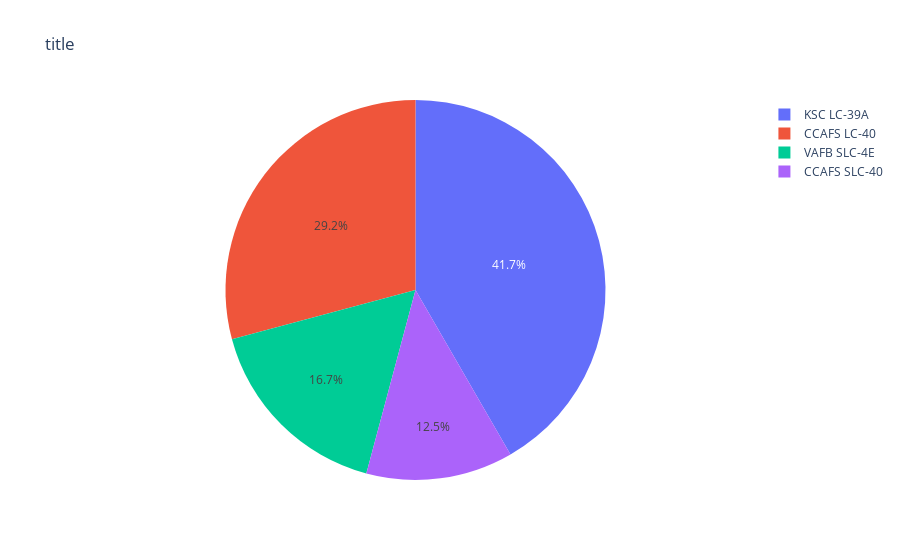

The cell this chart's notebook holds for it:
### Code cell
px.pie(spacex_df, values='class', 
        names='Launch Site', 
        title='Total Successful Landings by Site', labels={'class': 'Number of successful landings'})

### Figure 1 — Plotly figure (JSON) as saved in the notebook; plotly's stock layout.template omitted (floating-point values rounded to 4 significant figures)
{"data": [{"domain": {"x": [0, 1], "y": [0, 1]}, "hovertemplate": "Launch Site=%{label}<br>Number of successful launches=%{value}<extra></extra>", "labels": ["CCAFS LC-40", "CCAFS LC-40", "CCAFS LC-40", "CCAFS LC-40", "CCAFS LC-40", "CCAFS LC-40", "CCAFS LC-40", "CCAFS LC-40", "CCAFS LC-40", "CCAFS LC-40", "CCAFS LC-40", "CCAFS LC-40", "CCAFS LC-40", "CCAFS LC-40", "CCAFS LC-40", "CCAFS LC-40", "CCAFS LC-40", "CCAFS LC-40", "CCAFS LC-40", "CCAFS LC-40", "CCAFS LC-40", "CCAFS LC-40", "CCAFS LC-40", "CCAFS LC-40", "CCAFS LC-40", "CCAFS LC-40", "VAFB SLC-4E", "VAFB SLC-4E", "VAFB SLC-4E", "VAFB SLC-4E", "VAFB SLC-4E", "VAFB SLC-4E", "VAFB SLC-4E", "VAFB SLC-4E", "VAFB SLC-4E", "VAFB SLC-4E", "KSC LC-39A", "KSC LC-39A", "KSC LC-39A", "KSC LC-39A", "KSC LC-39A", "KSC LC-39A", "KSC LC-39A", "KSC LC-39A", "KSC LC-39A", "KSC LC-39A", "KSC LC-39A", "KSC LC-39A", "KSC LC-39A", "CCAFS SLC-40", "CCAFS SLC-40", "CCAFS SLC-40", "CCAFS SLC-40", "CCAFS SLC-40", "CCAFS SLC-40", "CCAFS SLC-40"], "legendgroup": "", "name": "", "showlegend": true, "type": "pie", "values": [0, 0, 0, 0, 0, 0, 0, 0, 0, 0, 0, 0, 0, 0, 0, 0, 0, 1, 1, 0, 1, 1, 1, 0, 1, 1, 0, 0, 1, 1, 1, 1, 0, 0, 0, 0, 1, 0, 1, 1, 0, 1, 1, 0, 1, 1, 1, 1, 1, 1, 1, 0, 0, 0, 1, 0]}], "layout": {"autosize": true, "legend": {"tracegroupgap": 0}, "title": {"text": "title"}}}
